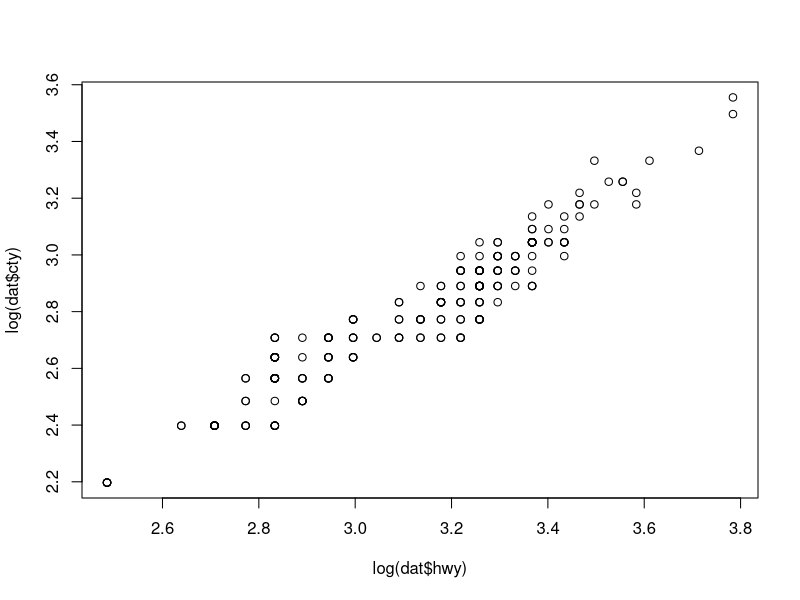
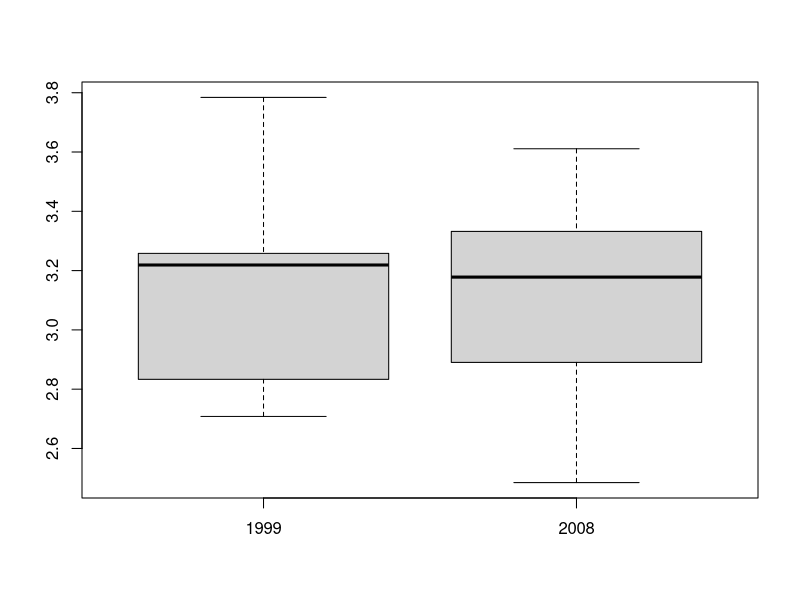

The R script that drew these images, in order: (Note: this script raises an error after producing the figures.)
## ---- chunk 1
knitr::opts_chunk$set(echo = TRUE)
## ---- chunk 2
f <- c(-10,15)
(f-32)/1.8

cel <- (f-32)/1.8
cel

## ---- chunk 3


rep(x=0:1,times=100)

vec200<- rep(x=0:1,times=100)

vec200
## ---- chunk 4

round(sqrt(1:1001))
rd <- round(sqrt(1:1001))
duplicated(rd)
rdd<-duplicated(rd)
table(rdd)#FALSE is the number of Prefect squares we have n [1:1001]
a<- table(rdd)
a[['FALSE']]
numPerfect<- a[['FALSE']]
numPerfect
## ---- chunk 5
library(ggplot2)
summary(mpg)
dat<- mpg
View(dat)
sort(dat$hwy)
head(sort(dat$hwy),3)
top3 <-head(sort(dat$hwy),3)
top3
## ---- chunk 6
dat[dat$class=='compact',]
modelscompact<-dat[dat$class=='compact',]
models<-modelscompact$model
duplicated(models)
dm<-duplicated(models)
table(dm)
aa<- table(dm)
aa[["FALSE"]]
numCompact <- aa[["FALSE"]]
numCompact
## ---- chunk 7
plot(log(dat$hwy),log(dat$cty))
## ---- chunk 8
dathwy <- dat$hwy
dathwy[dat$year==1999]
dathwy[dat$year==2008]
boxplot(log(dathwy[dat$year==1999]),log(dathwy[dat$year==2008]),names=c("1999","2008"))
summary()



